Frame 1 (no input): blank canvas, image omitted
Frame 60 (the mouse pressed at the canvas centre just before this capture): blank canvas, image omitted
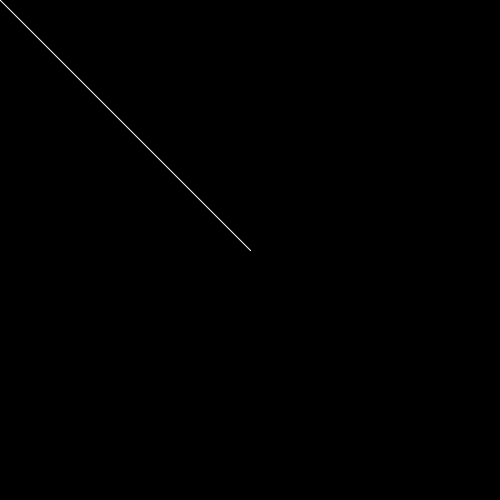
Frame 120 (the mouse held since frame 60 and released just before this capture)

The Processing sketch whose frames 1 and 60 were blank and that drew this single picture after the mouse press (run headless with seeded random() and noise(); from frame 60 on, the mouse is pressed at the canvas centre):

// Processing sketch: modes
// ── modes.pde

//declare
float circleSize; 
float rectSize; 

void setup () { 
  size (500, 500);
  //initialize
  circleSize = 220; 
  rectSize = 375/30; 
  background (0); 
  println ("IM NOW IN SETUP"); 
}

void draw() { 
  //background (0); 
  stroke (255); 
  println ("IM NOW IN DRAW!");
 line ( pmouseX, pmouseY,mouseX, mouseY); 
 //println ("my mouse X is here: " + mouseX + "my mouse Y is here : " + mouseY );  
}

void mousePressed () {
  //ellipse (mouseX, mouseY, 40, 40); 
  println ("MOUSEPRESSED!!!!!!!!!!!!"); 
}
